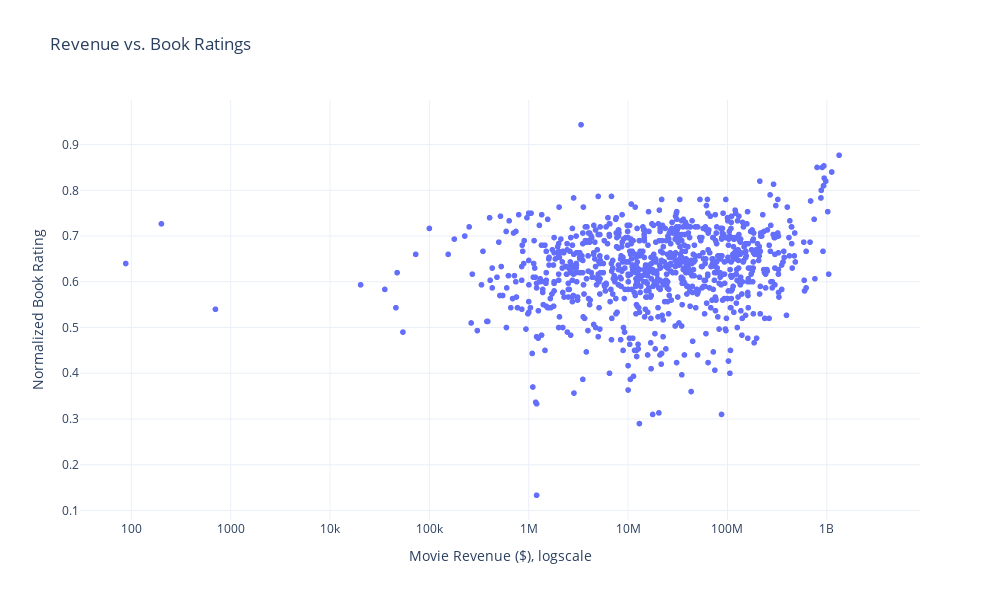

Notebook source saved alongside this figure:
### Code cell
fig = px.scatter(
    df_revenue,
    x='revenue',
    y='normalized_rating_y',
    hover_name='movie_name',
    title='Revenue vs. Book Ratings',
    labels={'revenue': 'Movie Revenue ($), logscale', 'normalized_rating_y': 'Normalized Book Rating'},
    template='plotly_white'
)

fig.update_layout(
    xaxis_type="log",
    width=1000, 
    height=600
)
fig.show()

### Figure 1 — Plotly figure (JSON) as saved in the notebook; plotly's stock layout.template omitted (floating-point values rounded to 4 significant figures; data arrays with more than 128 entries replaced by an {"elided": "..."} marker saying what was removed)
{"data": [{"hovertemplate": "<b>%{hovertext}</b><br><br>Movie Revenue ($), logscale=%{x}<br>Normalized Book Rating=%{y}<extra></extra>", "hovertext": {"elided": "1014 str values"}, "legendgroup": "", "marker": {"color": "#636efa", "symbol": "circle"}, "mode": "markers", "name": "", "showlegend": false, "type": "scattergl", "x": {"elided": "1014 int values"}, "xaxis": "x", "y": {"elided": "1014 float values"}, "yaxis": "y"}], "layout": {"height": 600, "legend": {"tracegroupgap": 0}, "title": {"text": "Revenue vs. Book Ratings"}, "width": 1000, "xaxis": {"anchor": "y", "domain": [0, 1], "title": {"text": "Movie Revenue ($), logscale"}, "type": "log"}, "yaxis": {"anchor": "x", "domain": [0, 1], "title": {"text": "Normalized Book Rating"}}}}
